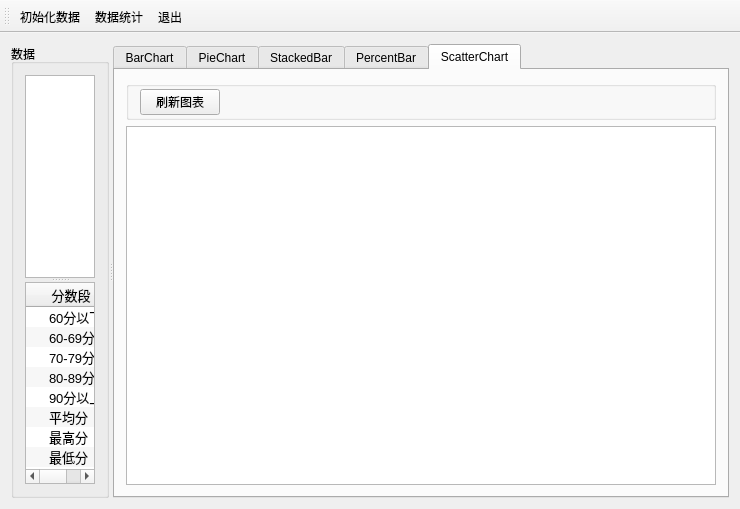
<?xml version="1.0" encoding="UTF-8"?>
<ui version="4.0">
 <class>MainWindow</class>
 <widget class="QMainWindow" name="MainWindow">
  <property name="geometry">
   <rect>
    <x>0</x>
    <y>0</y>
    <width>679</width>
    <height>509</height>
   </rect>
  </property>
  <property name="windowTitle">
   <string>MainWindow</string>
  </property>
  <widget class="QWidget" name="centralWidget">
   <layout class="QVBoxLayout" name="verticalLayout_2">
    <item>
     <widget class="QSplitter" name="splitter">
      <property name="orientation">
       <enum>Qt::Horizontal</enum>
      </property>
      <widget class="QGroupBox" name="groupBox">
       <property name="title">
        <string>数据</string>
       </property>
       <layout class="QVBoxLayout" name="verticalLayout">
        <item>
         <widget class="QSplitter" name="splitter_2">
          <property name="orientation">
           <enum>Qt::Vertical</enum>
          </property>
          <widget class="QTableView" name="tableView">
           <property name="font">
            <font>
             <pointsize>10</pointsize>
            </font>
           </property>
           <attribute name="horizontalHeaderDefaultSectionSize">
            <number>80</number>
           </attribute>
          </widget>
          <widget class="QTreeWidget" name="treeWidget">
           <property name="maximumSize">
            <size>
             <width>16777215</width>
             <height>300</height>
            </size>
           </property>
           <property name="font">
            <font>
             <pointsize>10</pointsize>
            </font>
           </property>
           <property name="editTriggers">
            <set>QAbstractItemView::NoEditTriggers</set>
           </property>
           <property name="alternatingRowColors">
            <bool>true</bool>
           </property>
           <attribute name="headerDefaultSectionSize">
            <number>90</number>
           </attribute>
           <attribute name="headerMinimumSectionSize">
            <number>20</number>
           </attribute>
           <attribute name="headerShowSortIndicator" stdset="0">
            <bool>false</bool>
           </attribute>
           <column>
            <property name="text">
             <string>分数段</string>
            </property>
            <property name="textAlignment">
             <set>AlignCenter</set>
            </property>
           </column>
           <column>
            <property name="text">
             <string>数学</string>
            </property>
            <property name="textAlignment">
             <set>AlignCenter</set>
            </property>
           </column>
           <column>
            <property name="text">
             <string>语文</string>
            </property>
            <property name="textAlignment">
             <set>AlignCenter</set>
            </property>
           </column>
           <column>
            <property name="text">
             <string>英语</string>
            </property>
            <property name="textAlignment">
             <set>AlignCenter</set>
            </property>
           </column>
           <column>
            <property name="text">
             <string>平均分</string>
            </property>
            <property name="textAlignment">
             <set>AlignCenter</set>
            </property>
           </column>
           <item>
            <property name="text">
             <string>60分以下</string>
            </property>
            <property name="textAlignment">
             <set>AlignCenter</set>
            </property>
            <property name="text">
             <string/>
            </property>
            <property name="textAlignment">
             <set>AlignCenter</set>
            </property>
            <property name="text">
             <string/>
            </property>
           </item>
           <item>
            <property name="text">
             <string>60-69分</string>
            </property>
            <property name="textAlignment">
             <set>AlignCenter</set>
            </property>
            <property name="text">
             <string/>
            </property>
            <property name="textAlignment">
             <set>AlignCenter</set>
            </property>
            <property name="text">
             <string/>
            </property>
           </item>
           <item>
            <property name="text">
             <string>70-79分</string>
            </property>
            <property name="textAlignment">
             <set>AlignCenter</set>
            </property>
            <property name="text">
             <string/>
            </property>
            <property name="text">
             <string/>
            </property>
           </item>
           <item>
            <property name="text">
             <string>80-89分</string>
            </property>
            <property name="textAlignment">
             <set>AlignCenter</set>
            </property>
            <property name="text">
             <string/>
            </property>
            <property name="textAlignment">
             <set>AlignCenter</set>
            </property>
            <property name="text">
             <string/>
            </property>
           </item>
           <item>
            <property name="text">
             <string>90分以上</string>
            </property>
            <property name="textAlignment">
             <set>AlignCenter</set>
            </property>
            <property name="text">
             <string/>
            </property>
            <property name="text">
             <string/>
            </property>
           </item>
           <item>
            <property name="text">
             <string>平均分</string>
            </property>
            <property name="textAlignment">
             <set>AlignCenter</set>
            </property>
            <property name="text">
             <string/>
            </property>
            <property name="text">
             <string/>
            </property>
           </item>
           <item>
            <property name="text">
             <string>最高分</string>
            </property>
            <property name="textAlignment">
             <set>AlignCenter</set>
            </property>
            <property name="text">
             <string/>
            </property>
            <property name="text">
             <string/>
            </property>
           </item>
           <item>
            <property name="text">
             <string>最低分</string>
            </property>
            <property name="textAlignment">
             <set>AlignCenter</set>
            </property>
            <property name="text">
             <string/>
            </property>
            <property name="text">
             <string/>
            </property>
           </item>
          </widget>
         </widget>
        </item>
       </layout>
      </widget>
      <widget class="QTabWidget" name="tabWidget">
       <property name="currentIndex">
        <number>4</number>
       </property>
       <widget class="QWidget" name="tab">
        <attribute name="icon">
         <iconset resource="res.qrc">
          <normaloff>:/images/images/3.ico</normaloff>:/images/images/3.ico</iconset>
        </attribute>
        <attribute name="title">
         <string>BarChart</string>
        </attribute>
        <layout class="QVBoxLayout" name="verticalLayout_3">
         <item>
          <widget class="QGroupBox" name="groupBox_2">
           <property name="title">
            <string/>
           </property>
           <layout class="QHBoxLayout" name="horizontalLayout">
            <property name="topMargin">
             <number>2</number>
            </property>
            <property name="bottomMargin">
             <number>2</number>
            </property>
            <item>
             <widget class="QPushButton" name="btnBuildBarChart">
              <property name="text">
               <string>刷新柱状图</string>
              </property>
             </widget>
            </item>
            <item>
             <spacer name="horizontalSpacer_2">
              <property name="orientation">
               <enum>Qt::Horizontal</enum>
              </property>
              <property name="sizeHint" stdset="0">
               <size>
                <width>40</width>
                <height>20</height>
               </size>
              </property>
             </spacer>
            </item>
           </layout>
          </widget>
         </item>
         <item>
          <widget class="QChartView" name="chartViewBar"/>
         </item>
        </layout>
       </widget>
       <widget class="QWidget" name="tab_2">
        <attribute name="icon">
         <iconset resource="res.qrc">
          <normaloff>:/images/images/43.ico</normaloff>:/images/images/43.ico</iconset>
        </attribute>
        <attribute name="title">
         <string>PieChart</string>
        </attribute>
        <layout class="QVBoxLayout" name="verticalLayout_4">
         <item>
          <widget class="QGroupBox" name="groupBox_3">
           <property name="title">
            <string/>
           </property>
           <layout class="QHBoxLayout" name="horizontalLayout_2">
            <property name="topMargin">
             <number>2</number>
            </property>
            <property name="bottomMargin">
             <number>2</number>
            </property>
            <item>
             <widget class="QLabel" name="label">
              <property name="text">
               <string>分析数据</string>
              </property>
              <property name="alignment">
               <set>Qt::AlignRight|Qt::AlignTrailing|Qt::AlignVCenter</set>
              </property>
             </widget>
            </item>
            <item>
             <widget class="QComboBox" name="cBoxCourse">
              <item>
               <property name="text">
                <string>数学</string>
               </property>
              </item>
              <item>
               <property name="text">
                <string>语文</string>
               </property>
              </item>
              <item>
               <property name="text">
                <string>英语</string>
               </property>
              </item>
              <item>
               <property name="text">
                <string>平均分</string>
               </property>
              </item>
             </widget>
            </item>
            <item>
             <widget class="QPushButton" name="btnDrawPieChart">
              <property name="text">
               <string>刷新饼图</string>
              </property>
             </widget>
            </item>
            <item>
             <widget class="QLabel" name="label_2">
              <property name="text">
               <string>HoleSize</string>
              </property>
             </widget>
            </item>
            <item>
             <widget class="QDoubleSpinBox" name="spinHoleSize">
              <property name="decimals">
               <number>2</number>
              </property>
              <property name="maximum">
               <double>1.000000000000000</double>
              </property>
              <property name="singleStep">
               <double>0.100000000000000</double>
              </property>
             </widget>
            </item>
            <item>
             <widget class="QLabel" name="label_3">
              <property name="text">
               <string>PieSize</string>
              </property>
             </widget>
            </item>
            <item>
             <widget class="QDoubleSpinBox" name="spinPieSize">
              <property name="maximum">
               <double>1.000000000000000</double>
              </property>
              <property name="singleStep">
               <double>0.100000000000000</double>
              </property>
              <property name="value">
               <double>0.700000000000000</double>
              </property>
             </widget>
            </item>
            <item>
             <widget class="QLabel" name="label_4">
              <property name="text">
               <string>主题</string>
              </property>
             </widget>
            </item>
            <item>
             <widget class="QComboBox" name="cBoxTheme">
              <item>
               <property name="text">
                <string>Light</string>
               </property>
              </item>
              <item>
               <property name="text">
                <string>BlueCerulean</string>
               </property>
              </item>
              <item>
               <property name="text">
                <string>Dark</string>
               </property>
              </item>
              <item>
               <property name="text">
                <string>BrownSand</string>
               </property>
              </item>
              <item>
               <property name="text">
                <string>BlueNcs</string>
               </property>
              </item>
              <item>
               <property name="text">
                <string>HighContrast</string>
               </property>
              </item>
              <item>
               <property name="text">
                <string>BlueIcy</string>
               </property>
              </item>
              <item>
               <property name="text">
                <string>Qt</string>
               </property>
              </item>
             </widget>
            </item>
            <item>
             <spacer name="horizontalSpacer">
              <property name="orientation">
               <enum>Qt::Horizontal</enum>
              </property>
              <property name="sizeHint" stdset="0">
               <size>
                <width>113</width>
                <height>20</height>
               </size>
              </property>
             </spacer>
            </item>
           </layout>
          </widget>
         </item>
         <item>
          <widget class="QChartView" name="chartViewPie"/>
         </item>
        </layout>
       </widget>
       <widget class="QWidget" name="tab_3">
        <attribute name="icon">
         <iconset resource="res.qrc">
          <normaloff>:/images/images/281.GIF</normaloff>:/images/images/281.GIF</iconset>
        </attribute>
        <attribute name="title">
         <string>StackedBar</string>
        </attribute>
        <layout class="QVBoxLayout" name="verticalLayout_5">
         <item>
          <widget class="QGroupBox" name="groupBox_4">
           <property name="title">
            <string/>
           </property>
           <layout class="QHBoxLayout" name="horizontalLayout_3">
            <property name="topMargin">
             <number>2</number>
            </property>
            <property name="bottomMargin">
             <number>2</number>
            </property>
            <item>
             <widget class="QPushButton" name="btnBuildStackedBar">
              <property name="text">
               <string>刷新堆叠柱状图</string>
              </property>
             </widget>
            </item>
            <item>
             <spacer name="horizontalSpacer_3">
              <property name="orientation">
               <enum>Qt::Horizontal</enum>
              </property>
              <property name="sizeHint" stdset="0">
               <size>
                <width>587</width>
                <height>20</height>
               </size>
              </property>
             </spacer>
            </item>
           </layout>
          </widget>
         </item>
         <item>
          <widget class="QChartView" name="chartViewStackedBar"/>
         </item>
        </layout>
       </widget>
       <widget class="QWidget" name="tab_5">
        <attribute name="icon">
         <iconset resource="res.qrc">
          <normaloff>:/images/images/f4.ico</normaloff>:/images/images/f4.ico</iconset>
        </attribute>
        <attribute name="title">
         <string>PercentBar</string>
        </attribute>
        <layout class="QVBoxLayout" name="verticalLayout_6">
         <item>
          <widget class="QGroupBox" name="groupBox_5">
           <property name="title">
            <string/>
           </property>
           <layout class="QHBoxLayout" name="horizontalLayout_4">
            <property name="topMargin">
             <number>2</number>
            </property>
            <property name="bottomMargin">
             <number>2</number>
            </property>
            <item>
             <widget class="QPushButton" name="btnPercentBar">
              <property name="text">
               <string>刷新百分比柱状图</string>
              </property>
             </widget>
            </item>
            <item>
             <spacer name="horizontalSpacer_4">
              <property name="orientation">
               <enum>Qt::Horizontal</enum>
              </property>
              <property name="sizeHint" stdset="0">
               <size>
                <width>587</width>
                <height>20</height>
               </size>
              </property>
             </spacer>
            </item>
           </layout>
          </widget>
         </item>
         <item>
          <widget class="QChartView" name="chartViewPercentBar"/>
         </item>
        </layout>
       </widget>
       <widget class="QWidget" name="tab_4">
        <attribute name="icon">
         <iconset resource="res.qrc">
          <normaloff>:/images/images/017.GIF</normaloff>:/images/images/017.GIF</iconset>
        </attribute>
        <attribute name="title">
         <string>ScatterChart</string>
        </attribute>
        <layout class="QVBoxLayout" name="verticalLayout_7">
         <item>
          <widget class="QGroupBox" name="groupBox_6">
           <property name="title">
            <string/>
           </property>
           <layout class="QHBoxLayout" name="horizontalLayout_5">
            <property name="topMargin">
             <number>2</number>
            </property>
            <property name="bottomMargin">
             <number>2</number>
            </property>
            <item>
             <widget class="QPushButton" name="btnScatter">
              <property name="text">
               <string>刷新图表</string>
              </property>
             </widget>
            </item>
            <item>
             <spacer name="horizontalSpacer_5">
              <property name="orientation">
               <enum>Qt::Horizontal</enum>
              </property>
              <property name="sizeHint" stdset="0">
               <size>
                <width>646</width>
                <height>20</height>
               </size>
              </property>
             </spacer>
            </item>
           </layout>
          </widget>
         </item>
         <item>
          <widget class="QChartView" name="chartViewScatter"/>
         </item>
        </layout>
       </widget>
      </widget>
     </widget>
    </item>
   </layout>
  </widget>
  <widget class="QToolBar" name="mainToolBar">
   <property name="toolButtonStyle">
    <enum>Qt::ToolButtonTextUnderIcon</enum>
   </property>
   <attribute name="toolBarArea">
    <enum>TopToolBarArea</enum>
   </attribute>
   <attribute name="toolBarBreak">
    <bool>false</bool>
   </attribute>
   <addaction name="actGenData"/>
   <addaction name="actTongJi"/>
   <addaction name="actQuit"/>
  </widget>
  <action name="actTongJi">
   <property name="icon">
    <iconset resource="res.qrc">
     <normaloff>:/images/images/216.GIF</normaloff>:/images/images/216.GIF</iconset>
   </property>
   <property name="text">
    <string>数据统计</string>
   </property>
   <property name="toolTip">
    <string>数据统计</string>
   </property>
  </action>
  <action name="actQuit">
   <property name="icon">
    <iconset resource="res.qrc">
     <normaloff>:/images/images/132.bmp</normaloff>:/images/images/132.bmp</iconset>
   </property>
   <property name="text">
    <string>退出</string>
   </property>
   <property name="toolTip">
    <string>退出</string>
   </property>
  </action>
  <action name="actGenData">
   <property name="icon">
    <iconset resource="res.qrc">
     <normaloff>:/images/images/828.bmp</normaloff>:/images/images/828.bmp</iconset>
   </property>
   <property name="text">
    <string>初始化数据</string>
   </property>
   <property name="toolTip">
    <string>随机初始化数据</string>
   </property>
  </action>
 </widget>
 <layoutdefault spacing="6" margin="11"/>
 <customwidgets>
  <customwidget>
   <class>QChartView</class>
   <extends>QGraphicsView</extends>
   <header location="global">qchartview.h</header>
  </customwidget>
 </customwidgets>
 <resources>
  <include location="res.qrc"/>
 </resources>
 <connections>
  <connection>
   <sender>actQuit</sender>
   <signal>triggered()</signal>
   <receiver>MainWindow</receiver>
   <slot>close()</slot>
   <hints>
    <hint type="sourcelabel">
     <x>-1</x>
     <y>-1</y>
    </hint>
    <hint type="destinationlabel">
     <x>199</x>
     <y>149</y>
    </hint>
   </hints>
  </connection>
 </connections>
</ui>
